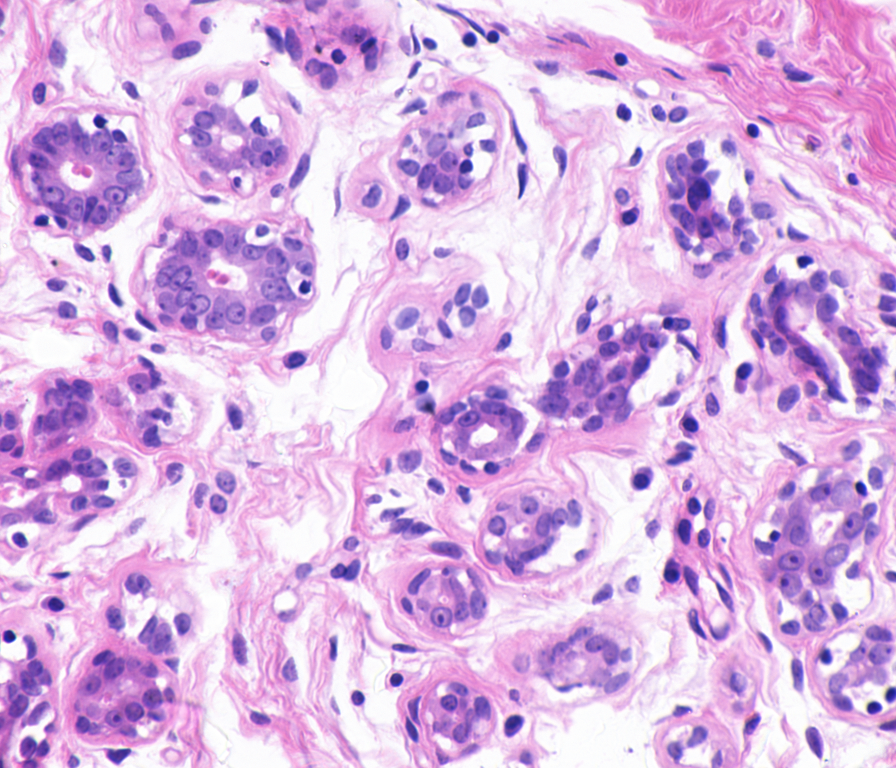
#> input picture Breast_Cancer_Cells/ytma10_010704_benign1_ccd.tif, 896 x 768 px; its folder holds only this picture in this run
$ python -i wsi_op.py   (imports and definitions only)
#> lines starting #> are read from the running program, lines starting #| are printed output that depends on the picture; after the words box and inside, x2 and y2 are one past the last pixel; in counts of white or black regions, pixels touching at a corner belong together
#> further down, picture is the input picture: shape (768, 896, 3); mean B, G, R 226.1, 180.3, 217.5
import cv2
import numpy as np
from openslide import OpenSlideUnsupportedFormatError, ImageSlide
import os
import glob
from PIL import Image
import scipy.io

class WSIOps(object):

    # [37 lines left out: functions read_wsi, get_image_open, not called in this run]

    @staticmethod
    def get_bbox(cont_img, rgb_image=None):
        contours,_ = cv2.findContours(cont_img, cv2.RETR_EXTERNAL, cv2.CHAIN_APPROX_SIMPLE)
        rgb_contour = None
        if not (rgb_image is None):
            rgb_contour = rgb_image.copy()
            line_color = (255, 0, 0)  # blue color code
            cv2.drawContours(rgb_contour, contours, -1, line_color, 2)
        bounding_boxes = [cv2.boundingRect(c) for c in contours]
        return bounding_boxes, rgb_contour

    # [9 lines left out: function draw_bbox, not called in this run]


    def hematoxylin_eosin_aug(self,image, low=0.7, high=1.3, seed=None):
        """
        "Quantification of histochemical staining by color deconvolution"
        Arnout C. Ruifrok, Ph.D. and Dennis A. Johnston, Ph.D.
        http://www.math-info.univ-paris5.fr/~lomn/Data/2017/Color/Quantification_of_histochemical_staining.pdf
        Performs random hematoxylin-eosin augmentation
        """
        D = np.array([[1.88, -0.07, -0.60],
                      [-1.02, 1.13, -0.48],
                      [-0.55, -0.13, 1.57]])
        M = np.array([[0.65, 0.70, 0.29],
                      [0.07, 0.99, 0.11],
                      [0.27, 0.57, 0.78]])
        Io = 240

        h, w, c = image.shape
        OD = -np.log10((image.astype("uint16") + 1) / Io)
        C = np.dot(D, OD.reshape(h * w, c).T).T
        r = np.ones(3)
        r[:2] = np.random.RandomState(seed).uniform(low=low, high=high, size=2)
        img_aug = np.dot(C, M) * r

        img_aug = Io * np.exp(-img_aug * np.log(10)) - 1
        img_aug = img_aug.reshape(h, w, c).clip(0, 255).astype("uint8")
        return img_aug


    def normalize_staining(self,image):

        Io = 240
        beta = 0.15
        alpha = 1
        HERef = np.array([[0.5626, 0.2159],
                          [0.7201, 0.8012],
                          [0.4062, 0.5581]])
        maxCRef = np.array([1.9705, 1.0308])

        h, w, c = image.shape
        img = image.reshape(h * w, c)
        OD = -np.log((img.astype("uint16") + 1) / Io)
        ODhat = OD[(OD >= beta).all(axis=1)]
        W, V = np.linalg.eig(np.cov(ODhat, rowvar=False))
#> W = [0.143, 0.0078, 0.0022]; V = [[0.718, 0.696, -0.0121], [0.664, -0.69, -0.289], [0.209, -0.199, 0.957]]

        Vec = -V.T[:2][::-1].T
#> Vec = [[-0.696, -0.718], [0.69, -0.664], [0.199, -0.209]]
        That = np.dot(ODhat, Vec)
#> That = 114356 pairs, first value -0.327 to 0.655, second value -3.09 to -0.264
        phi = np.arctan2(That[:, 1], That[:, 0])
        minPhi = np.percentile(phi, alpha)
#> minPhi = -1.53
        maxPhi = np.percentile(phi, 100 - alpha)
#> maxPhi = -0.996
        vMin = np.dot(Vec, np.array([np.cos(minPhi), np.sin(minPhi)]))
#> vMin = [0.69, 0.691, 0.217]
        vMax = np.dot(Vec, np.array([np.cos(maxPhi), np.sin(maxPhi)]))
#> vMax = [0.224, 0.932, 0.284]
        if vMin[0] > vMax[0]:
            HE = np.array([vMin, vMax])
#> HE = [[0.69, 0.691, 0.217], [0.224, 0.932, 0.284]]
        else:
            HE = np.array([vMax, vMin])

        HE = HE.T
#> HE = [[0.69, 0.224], [0.691, 0.932], [0.217, 0.284]]
        Y = OD.reshape(h * w, c).T

        C = np.linalg.lstsq(HE, Y,rcond=None)
        maxC = np.percentile(C[0], 99, axis=1)
#> maxC = [1.41, 0.839]

        C = C[0] / maxC[:, None]
        C = C * maxCRef[:, None]
        Inorm = Io * np.exp(-np.dot(HERef, C))
        Inorm = Inorm.T.reshape(h, w, c).clip(0, 255).astype("uint8")

        return Inorm

    def find_roi_bbox(self, rgb_image):
            rgb_image = cv2.cvtColor(rgb_image, cv2.cv2.COLOR_BGR2RGB)
            norm_image=self.normalize_staining(rgb_image)
            aug_image=self.hematoxylin_eosin_aug(norm_image)
#> in hematoxylin_eosin_aug, `OD = -np.log10((image.astype("uint16") + 1) / Io)`:
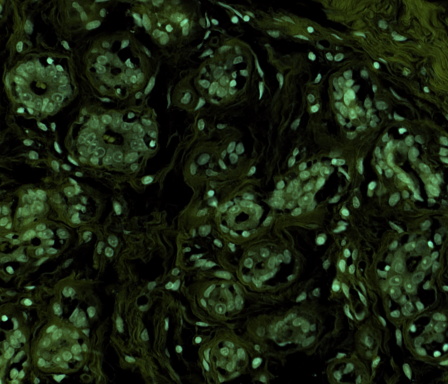
#> OD: shape (768, 896, 3) float64 (shown at 1/2 size); mean of channels 0, 1, 2 0.0592, 0.157, 0.104; drawn with min black and max white
#> in hematoxylin_eosin_aug, `img_aug = img_aug.reshape(h, w, c).clip(0, 255).astype("uint8")`:
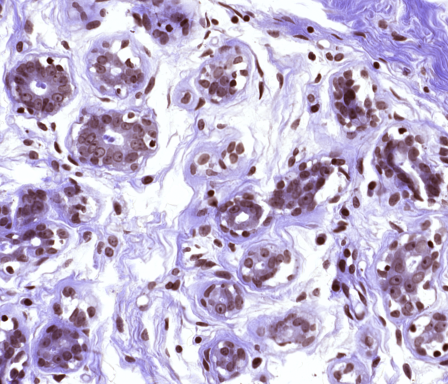
#> img_aug: shape (768, 896, 3) (shown at 1/2 size); mean of channels 0, 1, 2 210.1, 181.6, 193.7; drawn as B, G, R

            hsv = cv2.cvtColor(aug_image, cv2.COLOR_BGR2HSV)
#> hsv: shape (768, 896, 3); mean H, S, V 126.9, 43.8, 212.8
            lower_red = np.array([20, 20, 20])
            upper_red = np.array([200, 200, 200])

            mask = cv2.inRange(hsv, lower_red, upper_red)
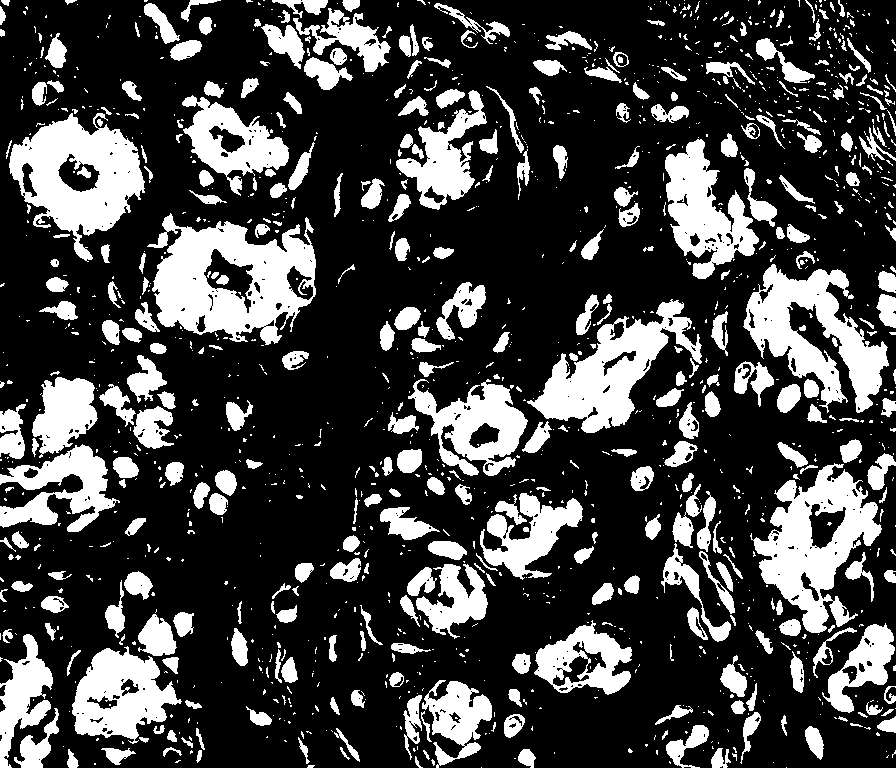
#> mask: shape (768, 896); 26.3% white; 1455 white regions (1051 under 20 px), largest, box (x1, y1, x2, y2) and area: (147, 213, 316, 345) 12662, (9, 113, 145, 262) 10175, (750, 463, 882, 633) 10022

            close_kernel = np.ones((20, 20), dtype=np.uint8)
            image_close = cv2.morphologyEx(np.array(mask), cv2.MORPH_CLOSE, close_kernel)
#> image_close: shape (768, 896); 54% white; 43 black regions, largest, box (x1, y1, x2, y2) and area: (0, 0, 725, 768) 186390, (435, 415, 721, 768) 44287, (280, 536, 418, 768) 16590
            open_kernel = np.ones((5, 5), dtype=np.uint8)
            image_open = cv2.morphologyEx(np.array(image_close), cv2.MORPH_OPEN, open_kernel)
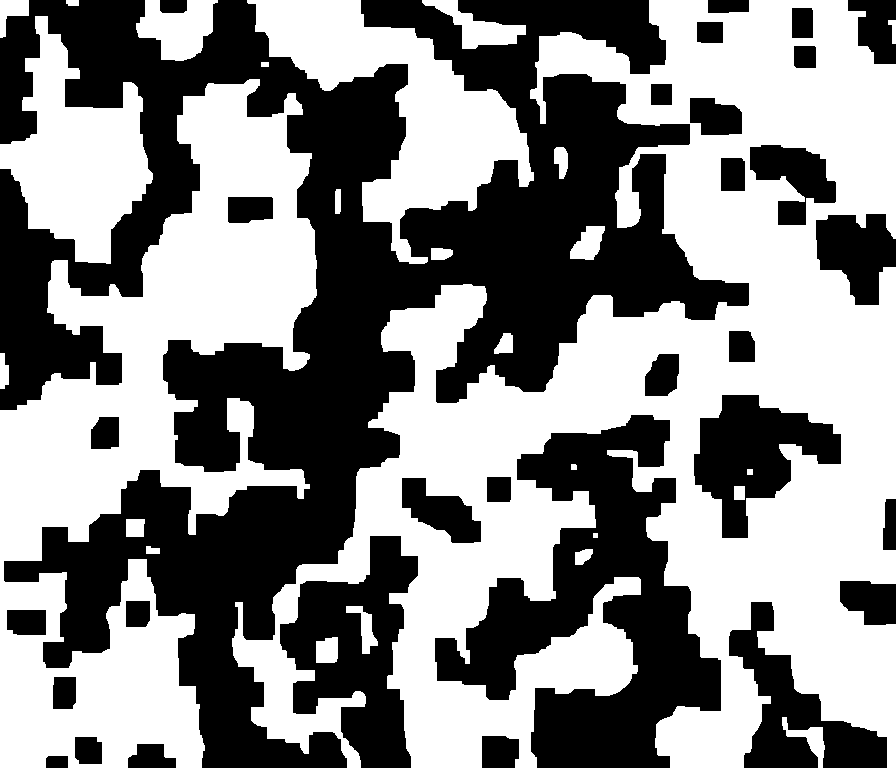
#> image_open: shape (768, 896); 53.5% white; 31 black regions

            bounding_boxes, rgb_contour = self.get_bbox(image_open, rgb_image=rgb_image)
#> in get_bbox, `contours,_ = cv2.findContours(cont_img, cv2.RETR_EXTERNAL, cv2.CHAIN_A..`: contours = 24 contours, 1 with area under 20; largest, box (x1, y1, x2, y2) and area: (232, 0, 896, 768) 238252, (0, 79, 317, 768) 97427, (247, 0, 534, 264) 25717, (0, 16, 153, 264) 18767, (136, 0, 218, 61) 3108
#> in get_bbox, `cv2.drawContours(rgb_contour, contours, -1, line_color, 2)`:
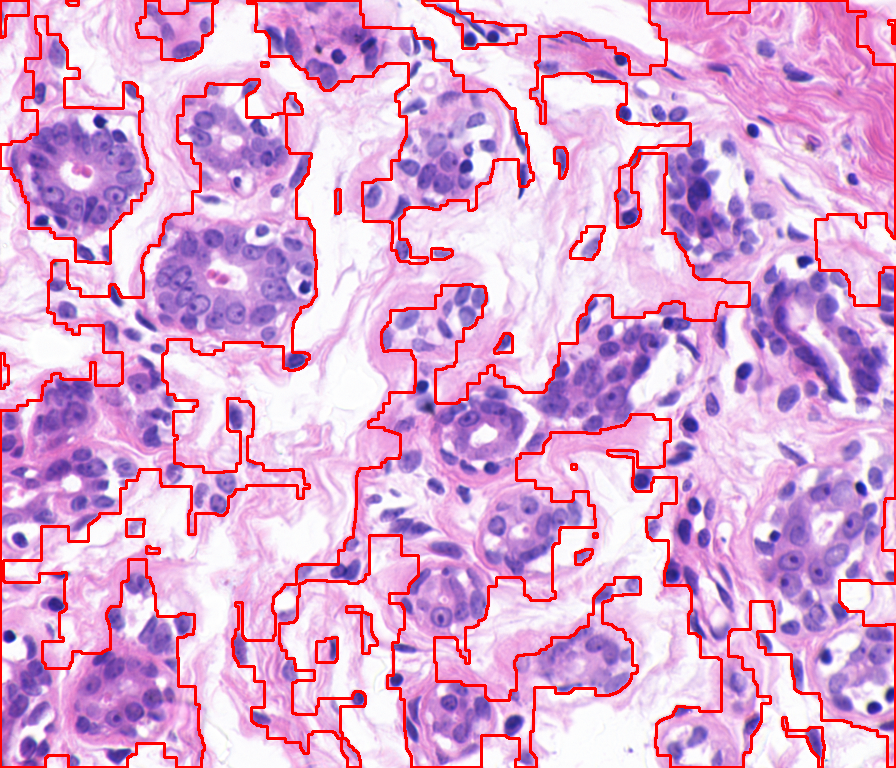
#> rgb_contour: shape (768, 896, 3); mean R, G, B 220, 168, 210.4
#> in get_bbox, `bounding_boxes = [cv2.boundingRect(c) for c in contours]`: bounding_boxes = 24 items, first 6: (782, 717, 43, 51), (316, 637, 22, 26), (346, 606, 32, 48), (575, 549, 18, 16), (146, 546, 14, 8), (593, 533, 5, 5)

            return aug_image,bounding_boxes, rgb_contour, image_open


class PatchExtractor(object):

    # [131 lines left out: functions extract_fixed_size_patches_from_WSI, extract_fixed_location_patches, extract__patches_from_wsi, not called in this run]


# [43 lines not run here, left out]

>>> import cv2
>>> picture = cv2.imread('Breast_Cancer_Cells/ytma10_010704_benign1_ccd.tif')
>>> result = WSIOps().find_roi_bbox(picture)

$ run again, on Breast_Cancer_Cells/ytma12_010804_benign1_ccd.tif
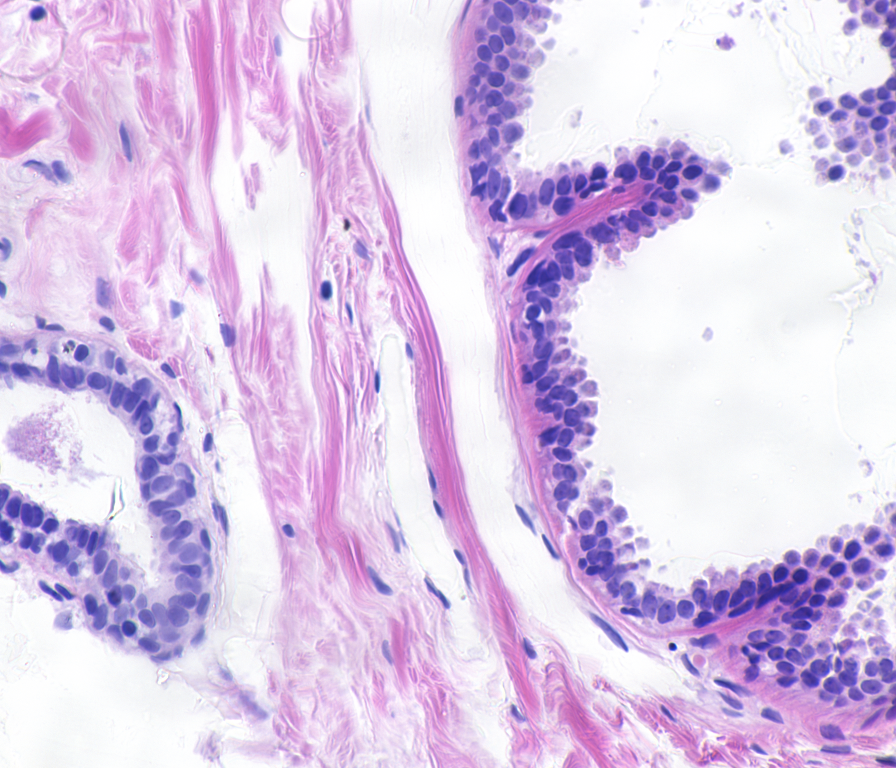
#> input picture Breast_Cancer_Cells/ytma12_010804_benign1_ccd.tif, 896 x 768 px
#> picture is the input picture: shape (768, 896, 3); mean B, G, R 232.3, 201.3, 220
#> W = [0.167, 0.0106, 0.00218]; V = [[0.752, 0.659, -0.0162], [0.635, -0.731, -0.248], [0.175, -0.176, 0.969]]
#> Vec = [[-0.659, -0.752], [0.731, -0.635], [0.176, -0.175]]
#> That = 86169 pairs, first value -0.285 to 0.597, second value -2.65 to -0.256
#> minPhi = -1.53
#> maxPhi = -0.937
#> vMin = [0.725, 0.664, 0.182]
#> vMax = [0.216, 0.945, 0.246]
#> in normalize_staining, `HE = np.array([vMin, vMax])`: HE = [[0.725, 0.664, 0.182], [0.216, 0.945, 0.246]]
#> in normalize_staining, `HE = HE.T`: HE = [[0.725, 0.216], [0.664, 0.945], [0.182, 0.246]]
#> maxC = [1.43, 0.722]
#> hsv: shape (768, 896, 3); mean H, S, V 114.8, 37.5, 216.6
#> in find_roi_bbox, `mask = cv2.inRange(hsv, lower_red, upper_red)`:
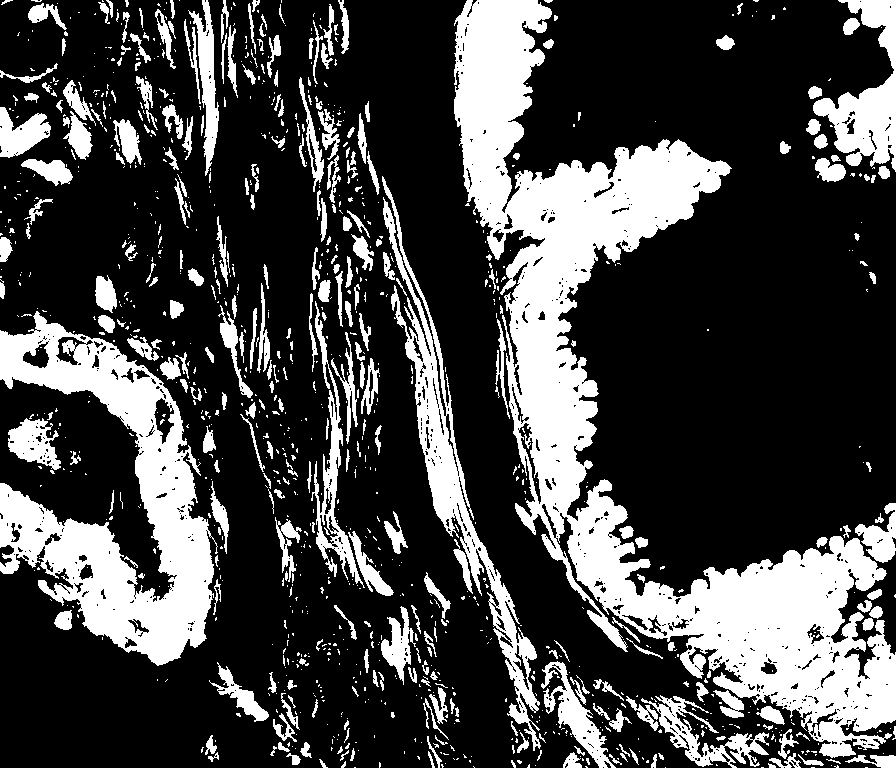
#> mask: shape (768, 896); 27.2% white; 1133 white regions (828 under 20 px), largest, box (x1, y1, x2, y2) and area: (454, 0, 896, 758) 83730, (0, 311, 218, 666) 31599, (382, 176, 541, 751) 11083
#> image_close: shape (768, 896); 45.7% white; 32 white regions (15 under 20 px), largest, box (x1, y1, x2, y2) and area: (0, 0, 896, 768) 301572, (807, 0, 896, 184) 9641, (0, 0, 72, 57) 1181
#> image_open: shape (768, 896); 45.5% white; 17 white regions
#> contours = 17 contours; largest, box (x1, y1, x2, y2) and area: (0, 0, 896, 768) 298960, (807, 0, 896, 183) 9290, (0, 413, 82, 475) 2967, (0, 0, 72, 37) 954, (123, 235, 183, 287) 851
#> in get_bbox, `cv2.drawContours(rgb_contour, contours, -1, line_color, 2)`:
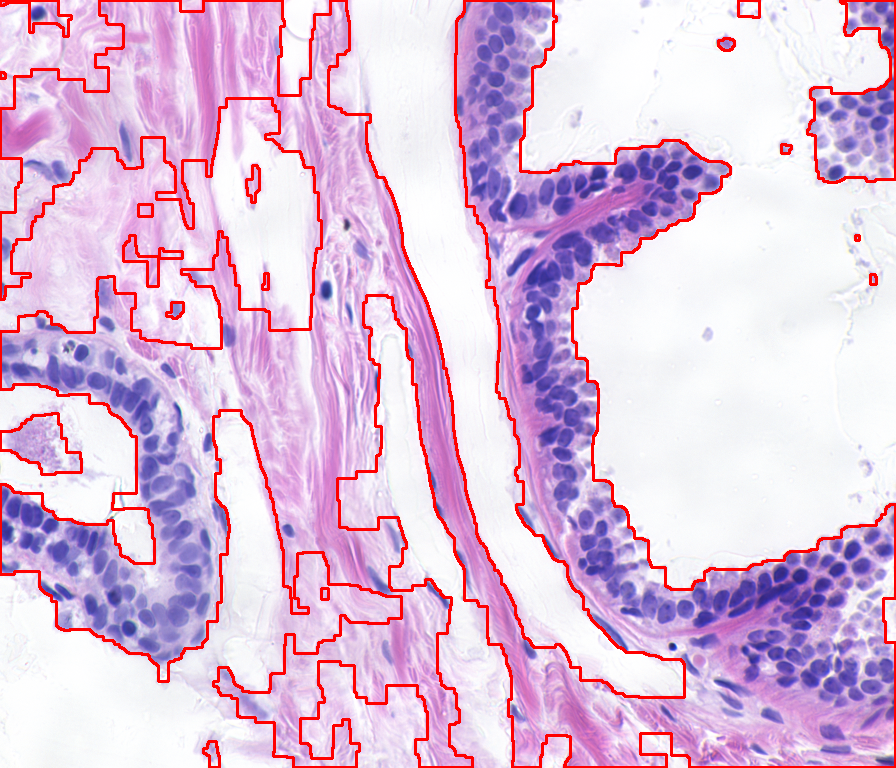
#> rgb_contour: shape (768, 896, 3); mean R, G, B 222.2, 190.5, 219.4
#> in get_bbox, `bounding_boxes = [cv2.boundingRect(c) for c in contours]`: bounding_boxes = 17 items, first 6: (203, 741, 17, 27), (321, 588, 8, 12), (0, 413, 82, 62), (166, 302, 18, 17), (870, 274, 7, 11), (262, 273, 7, 17)
